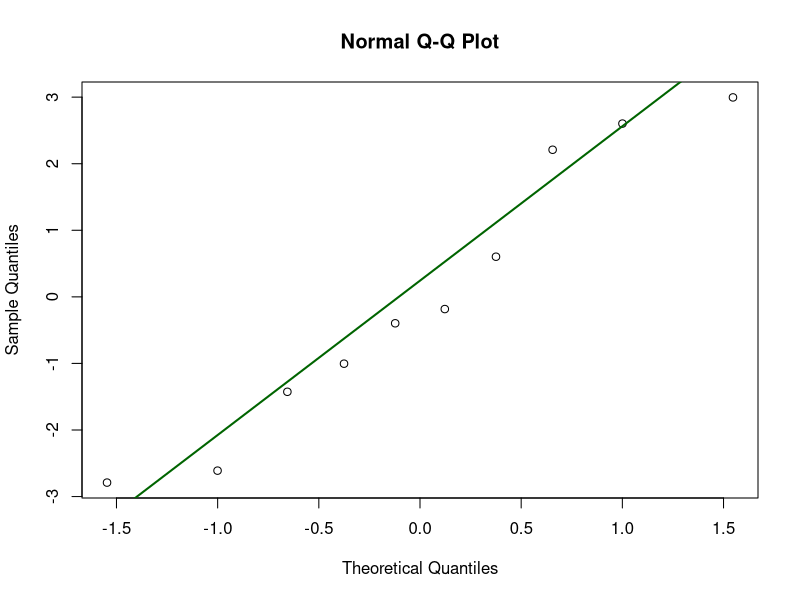
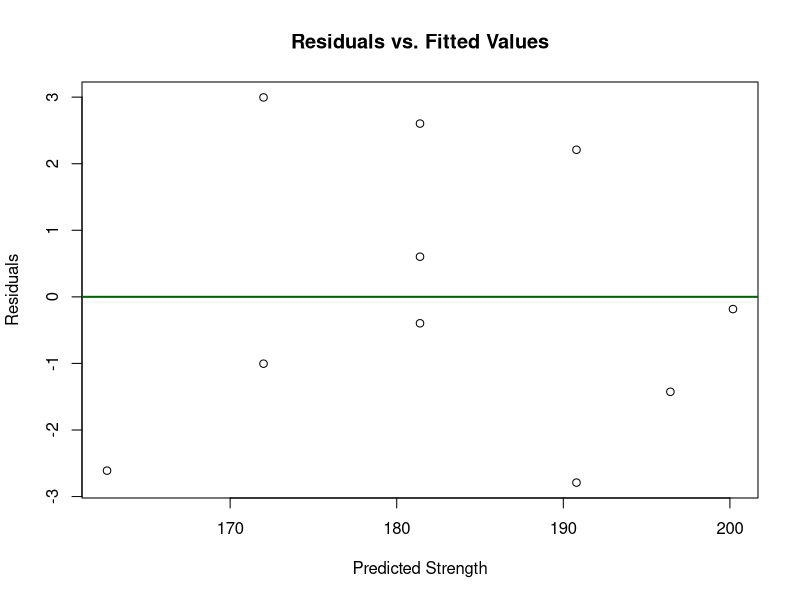
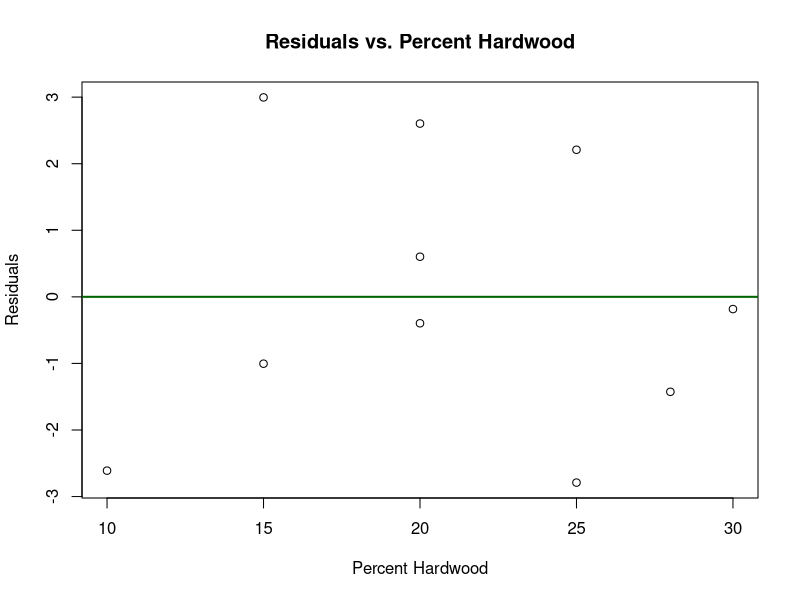

R code for these plots, in order:
## ---- chunk 1
#| echo: false
paper_data <- data.frame(
  Strength = c(160, 171, 175, 182, 184, 181, 188, 193, 195, 200),
  Percent_Hardwood = c(10, 15, 15, 20, 20, 20, 25, 25, 28, 30)
)
knitr::kable(paper_data, format = "pipe", align = 'c')
## ---- chunk 2
# Import problem data
paper_data <- data.frame(
  Strength = c(160, 171, 175, 182, 184, 181, 188, 193, 195, 200),
  Percent_Hardwood = c(10, 15, 15, 20, 20, 20, 25, 25, 28, 30)
)

# Fit linear regression
p1Model <- lm(Strength ~ Percent_Hardwood, data = paper_data)
summary(p1Model)
## ---- chunk 3
confint(p1Model, level = 0.95)
## ---- chunk 4
#| echo: false
# Normal probability plot
qqnorm(residuals(p1Model))
qqline(residuals(p1Model), col = "darkgreen", lwd = 2)

# Residuals vs. fitted values
plot(fitted(p1Model), residuals(p1Model),
     xlab = "Predicted Strength",
     ylab = "Residuals",
     main = "Residuals vs. Fitted Values")
abline(h = 0, col = "darkgreen", lwd = 2)

# Residuals vs. predictor
plot(paper_data$Percent_Hardwood, residuals(p1Model),
     xlab = "Percent Hardwood",
     ylab = "Residuals",
     main = "Residuals vs. Percent Hardwood")
abline(h = 0, col = "darkgreen", lwd = 2)
## ---- chunk 5
#| echo: false
bearing_data <- data.frame(
  y = c(193, 230, 172, 91, 113, 125),
  x1 = c(1.6, 15.5, 22.0, 43.0, 33.0, 40.0),
  x2 = c(851, 816, 1058, 1201, 1357, 1115)
)
knitr::kable(bearing_data, format = "pipe", align = 'c')

## ---- chunk 6
# Import data from problem statement
bearing_data <- data.frame(
  y = c(193, 230, 172, 91, 113, 125),
  x1 = c(1.6, 15.5, 22.0, 43.0, 33.0, 40.0),
  x2 = c(851, 816, 1058, 1201, 1357, 1115)
)
# Fit a multiple linear regression model
p4Model <- lm(y ~ x1 + x2, data = bearing_data)
summary(p4Model)
## ---- chunk 7
qt(0.975, df = 3)
## ---- chunk 8
#| echo: false
engine_data <- data.frame(
  Brake_Horsepower   = c(225, 212, 229, 222, 219, 278, 246, 237, 233, 224, 223, 230),
  rpm                = c(2000, 1800, 2400, 1900, 1600, 2500, 3000, 3200, 2800, 3400, 1800, 2500),
  Road_Octane_Number = c(90, 94, 88, 91, 86, 96, 94, 90, 88, 86, 90, 89),
  Compression        = c(100, 95, 110, 96, 100, 110, 98, 100, 105, 97, 100, 104)
)
knitr::kable(engine_data, format = "pipe", align = 'c')
## ---- chunk 9
# Import data from problem statement
engine_data <- data.frame(
  Brake_Horsepower   = c(225, 212, 229, 222, 219, 278, 246, 237, 233, 224, 223, 230),
  rpm                = c(2000, 1800, 2400, 1900, 1600, 2500, 3000, 3200, 2800, 3400, 1800, 2500),
  Road_Octane_Number = c(90, 94, 88, 91, 86, 96, 94, 90, 88, 86, 90, 89),
  Compression        = c(100, 95, 110, 96, 100, 110, 98, 100, 105, 97, 100, 104)
)
## ---- chunk 10

## ---- chunk 11
#| echo: false
p10Data <- data.frame(
  y  = c(26, 24, 175, 160, 163, 55, 62, 100, 26, 30, 70, 71),
  x1 = c(1.0, 1.0, 1.5, 1.5, 1.5, 0.5, 1.5, 0.5, 1.0, 0.5, 1.0, 0.5),
  x2 = c(1.0, 1.0, 4.0, 4.0, 4.0, 2.0, 2.0, 3.0, 1.5, 1.5, 2.5, 2.5)
)
knitr::kable(p10Data, format = "pipe", align = 'c')
## ---- chunk 12
# Import data from problem statement
p10Data <- data.frame(
  y  = c(26, 24, 175, 160, 163, 55, 62, 100, 26, 30, 70, 71),
  x1 = c(1.0, 1.0, 1.5, 1.5, 1.5, 0.5, 1.5, 0.5, 1.0, 0.5, 1.0, 0.5),
  x2 = c(1.0, 1.0, 4.0, 4.0, 4.0, 2.0, 2.0, 3.0, 1.5, 1.5, 2.5, 2.5)
)
